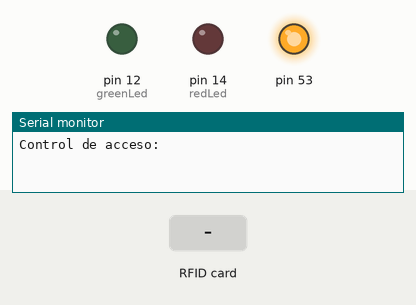
The sketch below on a simulated Arduino Mega 2560, built with avr-gcc and run on an emulated ATmega2560. On the bench: output pins drawn as LEDs (lit = HIGH), the last lines printed to the serial monitor. The inputs (shaded band) are chosen by the test bench.

Above: at 1.2 s.
1.3 s: RFID card C6 3C 38 32 held to the reader
At 2.0 s:
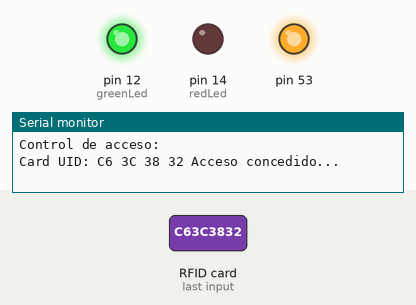
4.3 s: RFID card 5E 7A 19 C4 held to the reader
At 5.5 s:
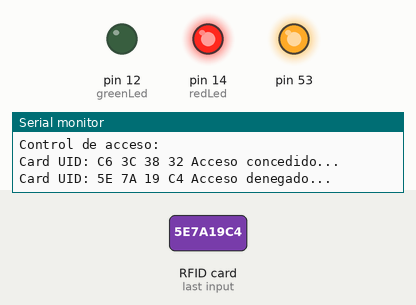
7.3 s: RFID card C1 2F D6 0E held to the reader
At 8.2 s:
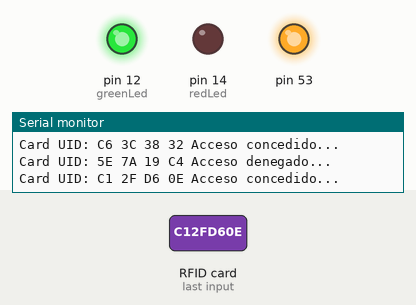
Timing chart, 0 to 10.3 s (numbered marks = the images above; inputs shaded):
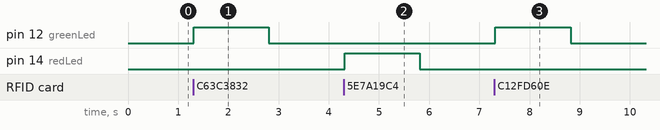

Measured:
- after the input at 1.3 s, pin 12 (greenLed): LOW → HIGH at once, → LOW 1.5 s later
- after the input at 4.3 s, pin 14 (redLed): LOW → HIGH at once, → LOW 1.5 s later
- after the input at 7.3 s, pin 12 (greenLed): LOW → HIGH at once, → LOW 1.5 s later

The sketch:

led_rfid.ino
```cpp
#define RST_PIN 22 //Pin 22 para el reset del RC522
#define SS_PIN 21 //Pin 21 para el SS (SDA) del RC522
#define greenLed 12
#define redLed 14
#include <MFRC522.h>
#include <SPI.h>
MFRC522 mfrc522(SS_PIN, RST_PIN); ///Creamos el objeto para el RC522
void setup() {
Serial.begin(9600); //Iniciamos La comunicacion serial
SPI.begin(); //Iniciamos el Bus SPI
mfrc522.PCD_Init(); // Iniciamos el MFRC522
Serial.println("Control de acceso:");
pinMode(greenLed, OUTPUT);
pinMode(redLed, OUTPUT);
}
byte ActualUID[4]; //almacenará el código del Tag leído
byte Usuario1[4]= {0xC6, 0x3C, 0x38, 0x32} ; //código del usuario 1 (CRED ITESO)
byte Usuario2[4]= {0xC1, 0x2F, 0xD6, 0x0E} ; //código del usuario 2


void loop() {
// Revisamos si hay nuevas tarjetas presentes
if ( mfrc522.PICC_IsNewCardPresent())
{
//Seleccionamos una tarjeta
if ( mfrc522.PICC_ReadCardSerial())
{
// Enviamos serialemente su UID
Serial.print(F("Card UID:"));
for (byte i = 0; i < mfrc522.uid.size; i++) {
Serial.print(mfrc522.uid.uidByte[i] < 0x10 ? " 0" : " ");
Serial.print(mfrc522.uid.uidByte[i], HEX);
ActualUID[i]=mfrc522.uid.uidByte[i];
}
Serial.print(" ");
//comparamos los UID para determinar si es uno de nuestros usuarios
if(compareArray(ActualUID,Usuario1)) {
Serial.println("Acceso concedido...");
digitalWrite(greenLed, HIGH);
delay(1500);
digitalWrite(greenLed, LOW);
}
else if(compareArray(ActualUID,Usuario2)) {
Serial.println("Acceso concedido...");
digitalWrite(greenLed, HIGH);
delay(1500);
digitalWrite(greenLed, LOW);
}
else {
Serial.println("Acceso denegado...");
digitalWrite(redLed, HIGH);
delay(1500);
digitalWrite(redLed, LOW);
}
// Terminamos la lectura de la tarjeta tarjeta actual
mfrc522.PICC_HaltA();
}
}
}

boolean compareArray(byte array1[],byte array2[])
{
if(array1[0] != array2[0])return(false);
if(array1[1] != array2[1])return(false);
if(array1[2] != array2[2])return(false);
if(array1[3] != array2[3])return(false);
return(true);
}
```
